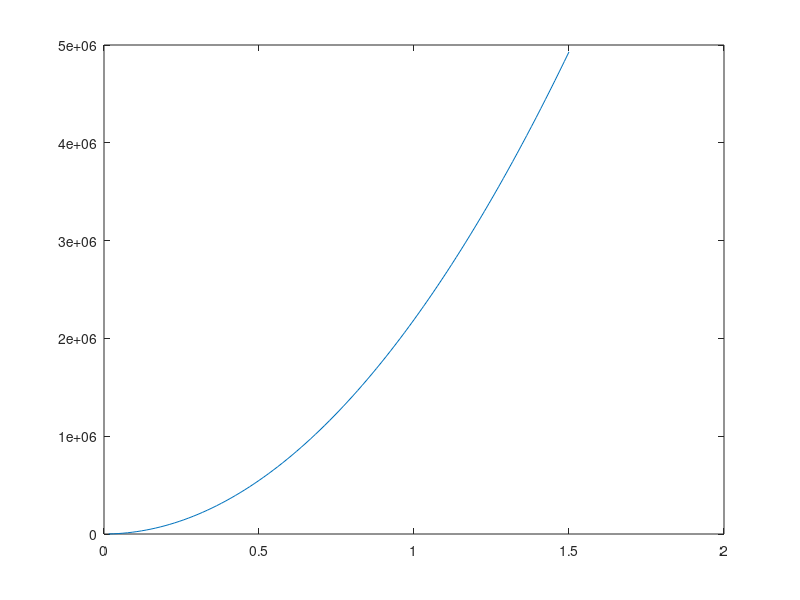
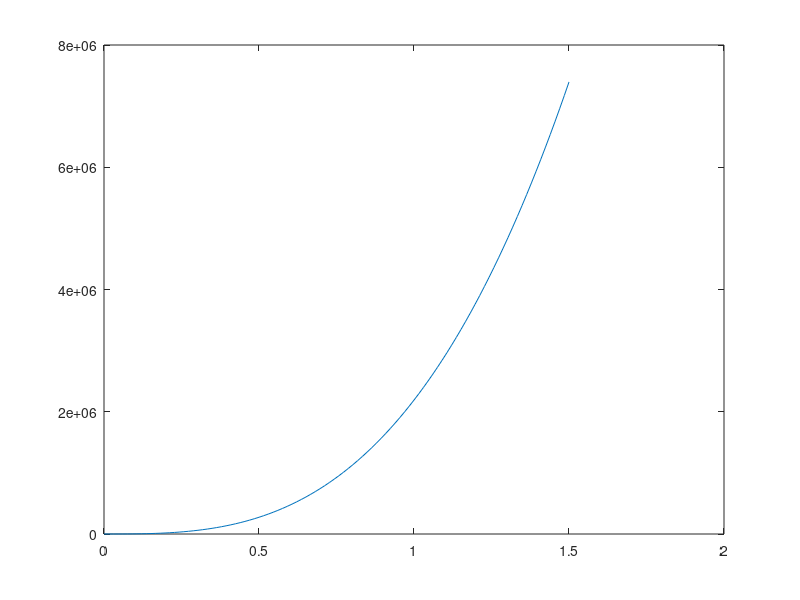

These charts were generated, in order, by the following MATLAB code: (Note: this script raises an error after producing the figures.)
%% Assignment 1 %%

close all
clear all
clc

%% PART 1
Vo=11.4;
R = 89.17 ; % [m] Rotor radius
lambda=8;
rho = 1.225 ; % [kg/m3] air mass density
A=pi*R^2;
omega=linspace(0,1.5,100);
Tetha_pitch=0;
P_rated=10.64*10^6;
Cp=P_rated./(0.5.*rho.*Vo.^3.*A);
M_G=0.5*rho*A*R^3*Cp^3*omega.^2./lambda^3;
P=M_G.*omega;
for i=1:length(P)
    if P(i)>P_rated
        P(i)=P_rated
    end
end
M_G=P./omega;

figure(1)
plot(omega,M_G)

figure(2)
plot(omega,P)

%% Read Blade and airfoil Data %%
global blade_data
blade_data = xlsread('Blade_data') ;

global W3_100 W3_60 W3_48 W3_36 W3_30 W3_24
W3_100 = importdata('cylinder_ds.txt'); %100% CILINDER
W3_60  = importdata('FFA-W3-600_ds.txt'); %600
W3_48  = importdata('FFA-W3-480_ds.txt'); %480
W3_36  = importdata('FFA-W3-360_ds.txt'); %360
W3_30  = importdata('FFA-W3-301_ds.txt'); %301
W3_24  = importdata('FFA-W3-241_ds.txt'); %241

%% Global parameters %%
global omega V_0 rho k_emp B R
H = 119 ; % hub height (m)
Ls = 7.1 ; % m
R = 89.17 ; % [m] Rotor radius
B = 3 ; % Number of blades
Pr = 10000*10^3 ; % [W] Rated Power
Vcut_in = 4 ; % [m/s] Cut in speed
Vcut_out = 25 ; % [m/s] Cut out speed

omega = 0.673 ; % [rad/s] Constant rotational speed
V_0 = 8 ; % [m/s] Constant wind speed
rho = 1.225 ; % [kg/m3] air mass density
k_emp = 0.6 ; % empirical value used to calculate W_intermediate

%
delta_t = 0.02 ; % [s]
N = 1000 ; % [s]
N_element = length(blade_data) ;


global Theta_pitch Theta_cone Theta_tilt Theta_yaw
Theta_pitch = 0.0 ; % [rad]
Theta_cone = 0 ; % [rad]
Theta_tilt = 0 ; % [rad]
Theta_yaw = 0 ; % [rad]

%% Initialization %%
V0y = 0 ;
V0z = V_0 ;
Wy = zeros(B,N_element,N) ;
Wz =  zeros(B,N_element,N) ;
a_rem = zeros(B,N_element,N) ; 

p = zeros(B, N) ; 
time(1) = 0 ;

% Wind position initialization
Theta_wing1(1) = 0 ; % blade 1
Theta_wing2(1) = Theta_wing1(1) + 2*pi/3 ; % blade 2
Theta_wing3(1) = Theta_wing1(1) + 4*pi/3 ; % blade 3

% Rotation matrix %
% considering no roll %
global a_12 a_21 a_34 a_43

a_12 = [cos(Theta_tilt) sin(Theta_yaw)*sin(Theta_tilt) -cos(Theta_yaw)*sin(Theta_tilt) ;
    0 cos(Theta_yaw) sin(Theta_yaw) ;
    sin(Theta_tilt) -sin(Theta_yaw)*cos(Theta_tilt) cos(Theta_yaw)*cos(Theta_tilt)] ;

a_21 = a_12' ;

a_34 = [cos(Theta_cone) 0 -sin(Theta_cone) ;
    0 1 0 ;
    sin(Theta_cone) 0 cos(Theta_cone)];

a_43 = a_34' ;


%% Loop
for i=2:N

    time(i) = time(i-1) + delta_t ;
    Theta_wing1(i) = Theta_wing1(i-1) + omega*delta_t ; % blade 1
    Theta_wing2(i) = Theta_wing1(i) + 2*pi/3 ; % blade 2
    Theta_wing3(i) = Theta_wing1(i) + 4*pi/3 ; % blade 3
    
    % loop over each blade B
    for b=1:B
        % b
        % loop over each element N_element
        for k=1:N_element
            % k
            [Vrel_y, Vrel_z] = velocity_compute(b, blade_data(k), H, Ls, Wy(b,k,i-1), Wz(b,k,i-1), Theta_wing1(i), Theta_wing2(i), Theta_wing3(i) ) ;
            %Vrel_y = -omega*blade_data(k)+Wy(b,k,i-1) ;  
            %Vrel_z = V_0+Wz(b,k,i-1);
            
            phi = atan(real(-Vrel_z)/real(Vrel_y)) ;
            alpha = radtodeg(phi - (-degtorad(blade_data(k,3)) + Theta_pitch)) ;
            % alpha

            % first method (doesn't take into account the dynamic stall 
            thick = [100, 60, 48, 36, 30.1, 24.1] ; 
            
            % Cl interpolation 
            cl1 = interp1(W3_100(:,1), W3_100(:,2), alpha) ;
            cl2 = interp1(W3_60(:,1), W3_60(:,2), alpha) ;
            cl3 = interp1(W3_48(:,1), W3_48(:,2), alpha);
            cl4 = interp1(W3_36(:,1), W3_36(:,2), alpha);
            cl5 = interp1(W3_30(:,1), W3_30(:,2), alpha);
            cl6 = interp1(W3_24(:,1), W3_24(:,2), alpha);
            cl_union = [cl1 cl2 cl3 cl4 cl5 cl6] ; 
            Cl = interp1(thick, cl_union, blade_data(k,4)) ;
           
            
            % Cd interpolation 
            cd1 = interp1(W3_100(:,1), W3_100(:,3), alpha) ;
            cd2 = interp1(W3_60(:,1), W3_60(:,3), alpha) ;
            cd3 = interp1(W3_48(:,1), W3_48(:,3), alpha);
            cd4 = interp1(W3_36(:,1), W3_36(:,3), alpha);
            cd5 = interp1(W3_30(:,1), W3_30(:,3), alpha);
            cd6 = interp1(W3_24(:,1), W3_24(:,3), alpha);
            cd_union = [cd1 cd2 cd3 cd4 cd5 cd6] ; 
            Cd = interp1(thick, cd_union, blade_data(k,4)) ;
             
       
            % second method
                % calculate Cl_inv , fstatic, Cl_fs using interpolation
                % calculate tau = 4*c/Vrel
                % update fs(i) = fstatic + (fs(i-1)-fstatic)*exp(-delta_t/tau)
                % calculate Cl(i) = fs(i)* Cl,inv + (1-fs(i))*Cl,fs
            
            Vrel_abs = sqrt(Vrel_y^2+Vrel_z^2) ;
            Lift = 0.5*rho*Vrel_abs^2*Cl*blade_data(k,2) ;
            Drag = 0.5*rho*Vrel_abs^2*Cd*blade_data(k,2) ;
            
            pz(k) = Lift*cos(phi) + Drag*sin(phi) ; % normal
            py(k) = Lift*sin(phi) - Drag*cos(phi) ; % tangential
            
            % without Yaw, a can be calculate as follow : 
            a = abs(Wz(b,k,i-1))/V_0 ;
            a_rem(b,k,i) = a ;
            % with yaw : need to be implemented 
            if a<=1/3
                fg = 1 ;
            else
                fg = 1/4*(5-3*a) ;
            end
            
            % Prand
            f = (B/2)*(R-blade_data(k))/(blade_data(k)*abs(sin(phi)));
            F= 2*acos(exp(-f))/pi;
             
           
            % We add this if statement otherwise the last element if NaN 
            % (F = 0 !! )
            if k==N_element
                Wz(b,k,i) = 0 ; 
                Wy(b,k,i) = 0 ; 
            else   
                Wz(b,k,i) = - B*Lift*cos(phi)/(4*pi*rho*blade_data(k)*F*(sqrt(V0y^2+(V0z+fg*Wz(b,k,i-1))^2))) ;
                Wy(b,k,i) = - B*Lift*sin(phi)/(4*pi*rho*blade_data(k)*F*(sqrt(V0y^2+(V0z+fg*Wz(b,k,i-1))^2))) ;
            end
          
            dm(k) = blade_data(k)*py(k) ;
            dP(k) = omega*dm(k) ;
            
            % W_qs(i) = Wz_qs(i) + Wy_qs(i)
            % tau1 = (1.1/(1-1.3*a))*(R/V_0)
            % tau2 = (0.39-0.26*(r/R)^2)*tau1
            % H = W_qs(i)+k_emp*tau1*(((W_qs(i)-W_qs(i-1)/delta_t)
            % Wint(i) = H + (Wint(i-1)-H)*exp(-delta_t/tau1)
            % W(i) = Wint(i) + (W(i-1)-Wint(i))*exp(-delta_t/tau2)
            
        end
        pz(N_element) = 0 ;
        py(N_element) = 0 ; 
        dm(N_element) = 0 ; 
        dP(N_element) = 0 ; 
        
        % Sanity check with teacher's results
        if (i==1000)
        time(i)
        figure(1)
        plot(blade_data(:,1), real(pz)) 
        figure(2) 
        plot(blade_data(:,1), real(py)) 
        end
        
        % thrust computation for each blade
        thrust(b) = trapz(blade_data(:,1),real(pz)) ;
        
        % power computation 
        Power(b) = trapz(blade_data(:,1), real(dP)) ;
        
    end
end

Power_cum = 3*Power(1) 
Thrust = sum(thrust(:,1)) 

%% Plots 
figure(1) 
plot(blade_data(:,1), real(pz))
xlabel('Element position $[m]$','interpreter','latex',  'FontSize', 12)
ylabel('Normal load [N]','interpreter','latex',  'FontSize', 12)

figure(2)
plot(blade_data(:,1), real(py))
xlabel('Element position [m]', 'interpreter','latex', 'FontSize', 12)
ylabel('Tangential load [N]', 'interpreter','latex', 'FontSize', 12)
ylim([-200 700])
global pt 
eps=0.01;
P = p_compute(blade_data(:,1), blade_data(:,2), blade_data(:,3), eps);

